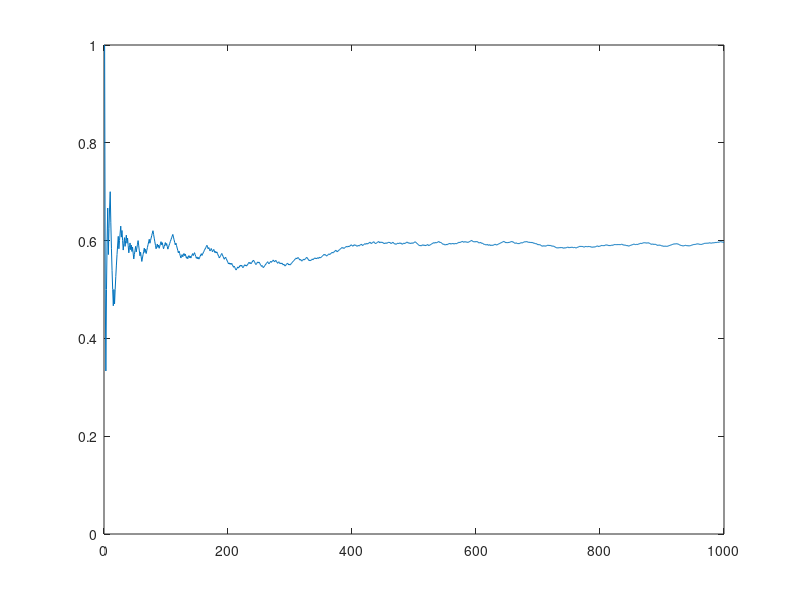

The MATLAB source for this figure:
clear;
clc;
a = 0.7;
b = 0.5;
c = 0.3;
n = 10;
G = zeros(n,n);
sample = 1000;

Cs = 1-a;
alfa = log(b*(1-a)/(a*(1-b)));
beta = log((1-b)/(1-a));
gama = log(a/(1-a));
sigma = log(c/(1-c));

sum = zeros(n-1,1);
X = zeros(sample,1);
for num_of_iter=1:sample
    for i=1:n
        for j=1:(n-i+1)
            G(i,j) = rand;
            if i==1
                Ps = [Cs Cs*exp(sigma*1)];
            else
                y = G(i-1,j);
                z = G(i-1,j+1);
                x = 1;
                Ps = [Cs*exp(beta*(y-z)^2) Cs*exp(alfa*x*(y-z)^2+beta*(y-z)^2+gama*x)];
            end
            PsX = Ps(2)/(Ps(1)+Ps(2));
            if G(i,j) < PsX
                G(i,j) = 1;
            else
                G(i,j) = 0;
            end
        end
    end
    sum = sum + G(2:n,1);
    X(num_of_iter) = sum(n-1)/num_of_iter;   
end
Probabilities = sum/sample
Range=[0 sample 0 1];
num_of_iter=1:sample;
figure(1)
plot(num_of_iter,X(num_of_iter));
axis(Range);